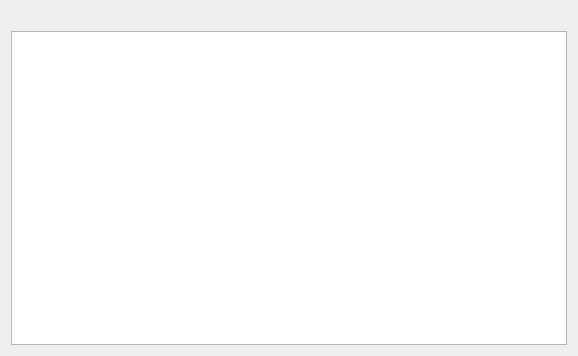
<?xml version="1.0" encoding="UTF-8"?>
<ui version="4.0">
 <class>monitoring</class>
 <widget class="QDialog" name="monitoring">
  <property name="geometry">
   <rect>
    <x>0</x>
    <y>0</y>
    <width>578</width>
    <height>356</height>
   </rect>
  </property>
  <property name="windowTitle">
   <string>Monitoring</string>
  </property>
  <layout class="QGridLayout" name="gridLayout_5">
   <item row="0" column="0">
    <layout class="QVBoxLayout" name="verticalLayout_2">
     <item>
      <layout class="QHBoxLayout" name="horizontalLayout">
       <item>
        <spacer name="horizontalSpacer">
         <property name="orientation">
          <enum>Qt::Orientation::Horizontal</enum>
         </property>
         <property name="sizeHint" stdset="0">
          <size>
           <width>40</width>
           <height>20</height>
          </size>
         </property>
        </spacer>
       </item>
       <item>
        <layout class="QGridLayout" name="gridLayout_4">
         <item row="0" column="0">
          <layout class="QVBoxLayout" name="redLight"/>
         </item>
         <item row="0" column="1">
          <layout class="QVBoxLayout" name="greenLight"/>
         </item>
        </layout>
       </item>
      </layout>
     </item>
     <item>
      <layout class="QHBoxLayout" name="horizontalLayout_2">
       <item>
        <widget class="QTableWidget" name="tableWidget">
         <property name="sizePolicy">
          <sizepolicy hsizetype="Minimum" vsizetype="Expanding">
           <horstretch>0</horstretch>
           <verstretch>0</verstretch>
          </sizepolicy>
         </property>
        </widget>
       </item>
       <item>
        <layout class="QGridLayout" name="gridLayout_3">
         <item row="0" column="0">
          <layout class="QGridLayout" name="gridLayout">
           <item row="0" column="0">
            <layout class="QVBoxLayout" name="oilPressure"/>
           </item>
           <item row="0" column="1">
            <layout class="QVBoxLayout" name="oilTemperature"/>
           </item>
           <item row="0" column="2">
            <layout class="QVBoxLayout" name="fuel"/>
           </item>
          </layout>
         </item>
         <item row="1" column="0">
          <layout class="QGridLayout" name="gridLayout_2">
           <item row="0" column="0">
            <layout class="QVBoxLayout" name="torque"/>
           </item>
           <item row="0" column="1">
            <layout class="QVBoxLayout" name="motorSpeed"/>
           </item>
          </layout>
         </item>
        </layout>
       </item>
      </layout>
     </item>
    </layout>
   </item>
  </layout>
 </widget>
 <resources/>
 <connections/>
</ui>
